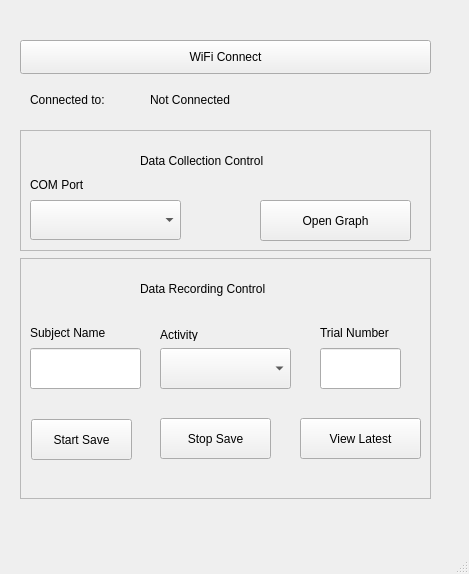
<?xml version="1.0" encoding="UTF-8"?>
<ui version="4.0">
 <class>MainWindow</class>
 <widget class="QMainWindow" name="MainWindow">
  <property name="geometry">
   <rect>
    <x>0</x>
    <y>0</y>
    <width>469</width>
    <height>574</height>
   </rect>
  </property>
  <property name="windowTitle">
   <string>MainWindow</string>
  </property>
  <widget class="QWidget" name="centralwidget">
   <widget class="QFrame" name="frame_10">
    <property name="geometry">
     <rect>
      <x>20</x>
      <y>130</y>
      <width>411</width>
      <height>121</height>
     </rect>
    </property>
    <property name="frameShape">
     <enum>QFrame::StyledPanel</enum>
    </property>
    <property name="frameShadow">
     <enum>QFrame::Plain</enum>
    </property>
    <property name="lineWidth">
     <number>1</number>
    </property>
    <widget class="QLabel" name="label_coll">
     <property name="geometry">
      <rect>
       <x>120</x>
       <y>10</y>
       <width>171</width>
       <height>41</height>
      </rect>
     </property>
     <property name="text">
      <string>Data Collection Control</string>
     </property>
    </widget>
    <widget class="QLabel" name="label_COM">
     <property name="geometry">
      <rect>
       <x>10</x>
       <y>40</y>
       <width>130</width>
       <height>30</height>
      </rect>
     </property>
     <property name="text">
      <string>COM Port</string>
     </property>
    </widget>
    <widget class="QComboBox" name="ComNoSelect">
     <property name="geometry">
      <rect>
       <x>10</x>
       <y>70</y>
       <width>151</width>
       <height>40</height>
      </rect>
     </property>
    </widget>
    <widget class="QPushButton" name="openGraphButton">
     <property name="geometry">
      <rect>
       <x>240</x>
       <y>70</y>
       <width>151</width>
       <height>41</height>
      </rect>
     </property>
     <property name="text">
      <string>Open Graph</string>
     </property>
    </widget>
   </widget>
   <widget class="QPushButton" name="wifiButton">
    <property name="geometry">
     <rect>
      <x>20</x>
      <y>40</y>
      <width>411</width>
      <height>34</height>
     </rect>
    </property>
    <property name="text">
     <string>WiFi Connect</string>
    </property>
   </widget>
   <widget class="QLabel" name="label_wifi">
    <property name="geometry">
     <rect>
      <x>30</x>
      <y>90</y>
      <width>111</width>
      <height>19</height>
     </rect>
    </property>
    <property name="text">
     <string>Connected to:</string>
    </property>
   </widget>
   <widget class="QLabel" name="label_3">
    <property name="geometry">
     <rect>
      <x>530</x>
      <y>1261</y>
      <width>250</width>
      <height>30</height>
     </rect>
    </property>
    <property name="text">
     <string>File name</string>
    </property>
   </widget>
   <widget class="QFrame" name="frame_9">
    <property name="geometry">
     <rect>
      <x>20</x>
      <y>258</y>
      <width>411</width>
      <height>241</height>
     </rect>
    </property>
    <property name="frameShape">
     <enum>QFrame::StyledPanel</enum>
    </property>
    <property name="frameShadow">
     <enum>QFrame::Plain</enum>
    </property>
    <property name="lineWidth">
     <number>1</number>
    </property>
    <widget class="QPushButton" name="saveDataButton">
     <property name="geometry">
      <rect>
       <x>11</x>
       <y>161</y>
       <width>101</width>
       <height>41</height>
      </rect>
     </property>
     <property name="text">
      <string>Start Save</string>
     </property>
     <property name="checkable">
      <bool>false</bool>
     </property>
    </widget>
    <widget class="QLineEdit" name="trialNumLineEdit">
     <property name="geometry">
      <rect>
       <x>300</x>
       <y>90</y>
       <width>81</width>
       <height>41</height>
      </rect>
     </property>
    </widget>
    <widget class="QLineEdit" name="subjectLineEdit">
     <property name="geometry">
      <rect>
       <x>10</x>
       <y>90</y>
       <width>111</width>
       <height>41</height>
      </rect>
     </property>
    </widget>
    <widget class="QLabel" name="label_file">
     <property name="geometry">
      <rect>
       <x>300</x>
       <y>60</y>
       <width>81</width>
       <height>30</height>
      </rect>
     </property>
     <property name="text">
      <string>Trial Number</string>
     </property>
    </widget>
    <widget class="QLabel" name="label_subject">
     <property name="geometry">
      <rect>
       <x>10</x>
       <y>60</y>
       <width>81</width>
       <height>30</height>
      </rect>
     </property>
     <property name="text">
      <string>Subject Name</string>
     </property>
    </widget>
    <widget class="QLabel" name="label_rec">
     <property name="geometry">
      <rect>
       <x>120</x>
       <y>0</y>
       <width>171</width>
       <height>61</height>
      </rect>
     </property>
     <property name="text">
      <string>Data Recording Control</string>
     </property>
    </widget>
    <widget class="QPushButton" name="stopRunButton">
     <property name="geometry">
      <rect>
       <x>140</x>
       <y>160</y>
       <width>111</width>
       <height>41</height>
      </rect>
     </property>
     <property name="text">
      <string>Stop Save</string>
     </property>
    </widget>
    <widget class="QComboBox" name="activityComboBox">
     <property name="geometry">
      <rect>
       <x>140</x>
       <y>90</y>
       <width>131</width>
       <height>41</height>
      </rect>
     </property>
    </widget>
    <widget class="QLabel" name="label">
     <property name="geometry">
      <rect>
       <x>140</x>
       <y>70</y>
       <width>47</width>
       <height>13</height>
      </rect>
     </property>
     <property name="text">
      <string>Activity</string>
     </property>
    </widget>
    <widget class="QPushButton" name="viewLatestButton">
     <property name="geometry">
      <rect>
       <x>280</x>
       <y>160</y>
       <width>121</width>
       <height>41</height>
      </rect>
     </property>
     <property name="text">
      <string>View Latest</string>
     </property>
    </widget>
   </widget>
   <widget class="QLabel" name="label_4">
    <property name="geometry">
     <rect>
      <x>290</x>
      <y>1261</y>
      <width>250</width>
      <height>30</height>
     </rect>
    </property>
    <property name="text">
     <string>Direction</string>
    </property>
   </widget>
   <widget class="QLabel" name="label_address">
    <property name="geometry">
     <rect>
      <x>150</x>
      <y>90</y>
      <width>201</width>
      <height>19</height>
     </rect>
    </property>
    <property name="text">
     <string>Not Connected</string>
    </property>
   </widget>
   <zorder>frame_9</zorder>
   <zorder>frame_10</zorder>
   <zorder>wifiButton</zorder>
   <zorder>label_wifi</zorder>
   <zorder>label_3</zorder>
   <zorder>label_4</zorder>
   <zorder>label_address</zorder>
  </widget>
  <widget class="QMenuBar" name="menubar">
   <property name="geometry">
    <rect>
     <x>0</x>
     <y>0</y>
     <width>469</width>
     <height>21</height>
    </rect>
   </property>
  </widget>
  <widget class="QStatusBar" name="statusbar"/>
 </widget>
 <resources/>
 <connections/>
</ui>
